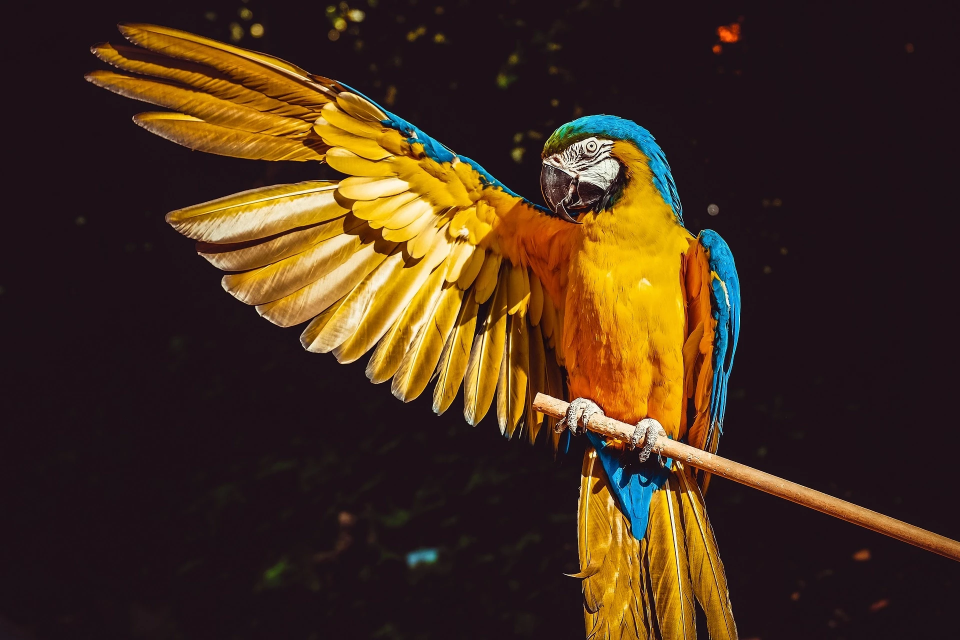
#> input picture bird.jpg, 1920 x 1280 px (shown at 1/2 size)
$ python 11_binary.py
#> lines starting #> are read from the running program, lines starting #| are printed output that depends on the picture; after the words box and inside, x2 and y2 are one past the last pixel; in counts of white or black regions, pixels touching at a corner belong together
import cv2

src = cv2.imread("bird.jpg", cv2.IMREAD_UNCHANGED)
#> src is the input picture: shape (1280, 1920, 3); mean B, G, R 28.8, 47.5, 69.5

gray = cv2.cvtColor(src, cv2.COLOR_BGR2GRAY)
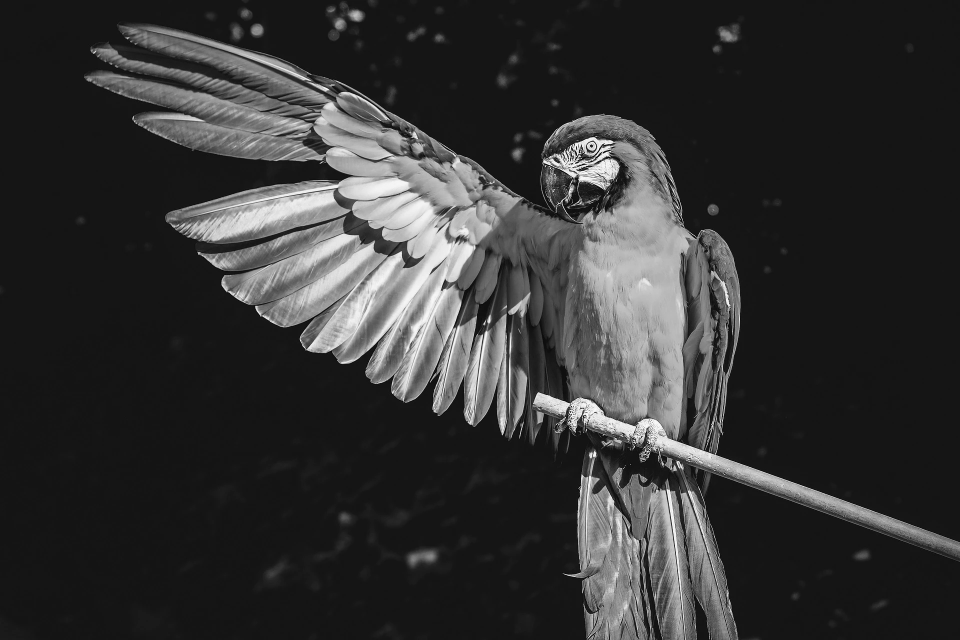
#> gray: shape (1280, 1920) (shown at 1/2 size); min 0, max 255, mean 52.1
ret, dst = cv2.threshold(gray, 100, 150, cv2.THRESH_BINARY)
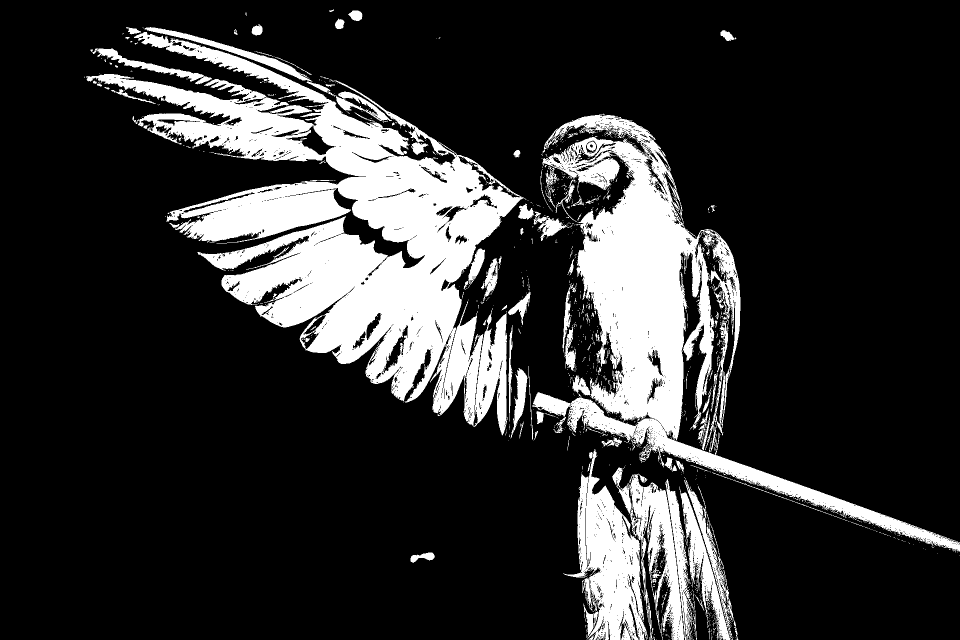
#> dst: shape (1280, 1920) (shown at 1/2 size); values 0 (black) and 150 (white), 19.2% white; 1316 white regions (1183 under 20 px), largest, box (x1, y1, x2, y2) and area: (172, 64, 1053, 871) 239044, (1065, 227, 1920, 1105) 138531, (1126, 898, 1295, 1280) 28962
#이진화를 하려면 흰색과 검은색의 흑백사진을 가지고 이진화를 시킨다
#.threshold(src, thresh, maxval, type)
#입력이미지(src)
#임계값(thresh) : 이 값보다 픽셀 값이 크면 해당 픽셀을 최대값으로 변환
#최대값(maxval) : 임계값을 넘으면 변환하는 값


cv2.imshow("dst", dst)
cv2.waitKey(5000)
cv2.destroyAllWindows()
